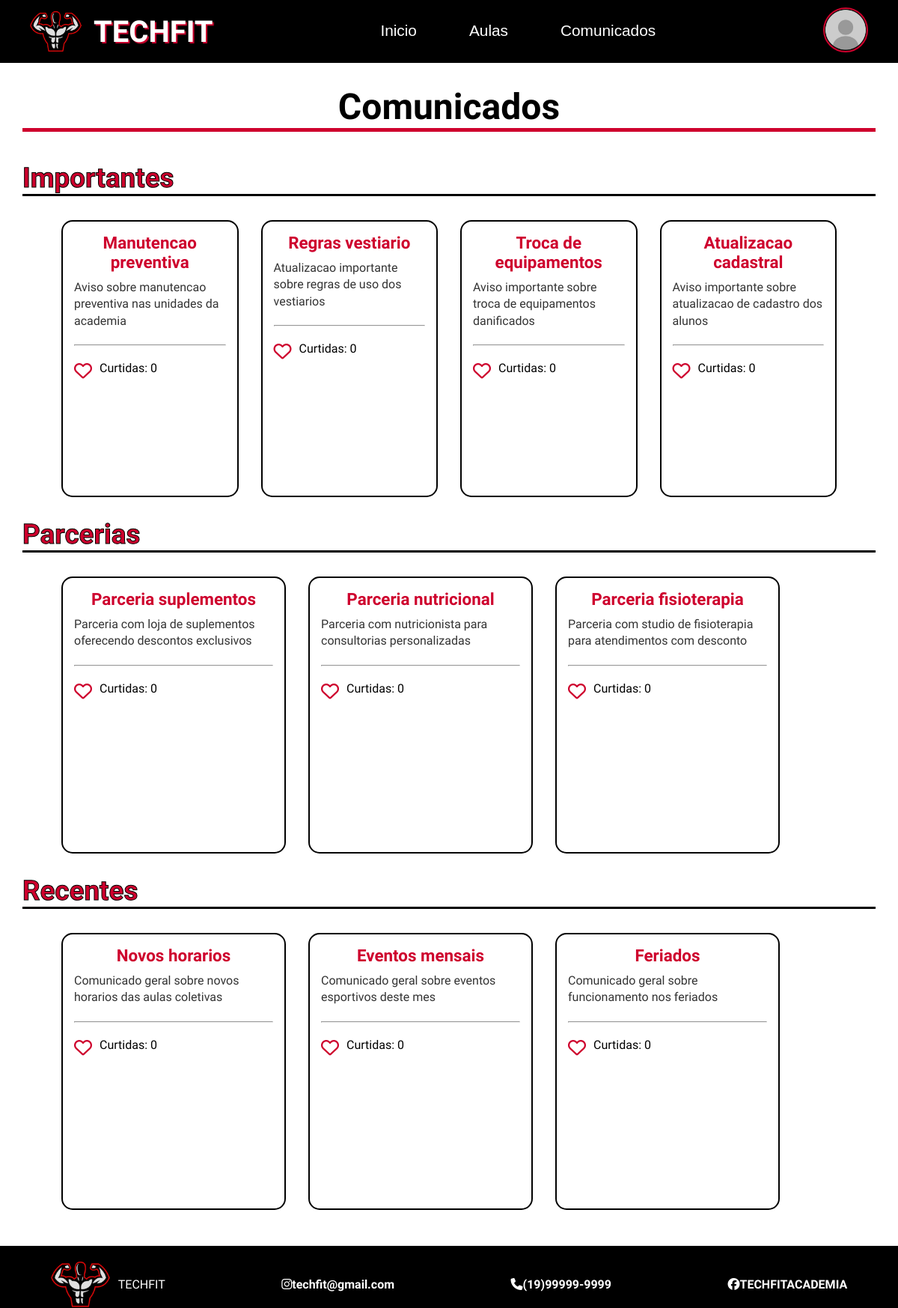
The app's page /src/Pagina_Aluno_Comunidados/index.php with its own data.
### tables this page shows
CREATE TABLE IF NOT EXISTS Comunicados (
	informacao_comunicado varchar(300) not null,
	titulo_comunicado varchar(50) not null,
	id_comunicado int not null PRIMARY KEY auto_increment
);

### backend/connection.php (called while the page is built, shortened)
<?php
class Connection
{
    private static $instancia = null;
    public static function getInstancia()
    {
        if (!self::$instancia) {
            try {
                $host = "localhost";
                $user = "root";
                $db = "techfit_academy";
                $password = "senaisp";
                $dns_server = "mysql:host=$host;charset=utf8";
                self::$instancia = new PDO(
                    $dns_server,
                    $user,
                    $password
                );
                self::$instancia->setAttribute(PDO::ATTR_ERRMODE, PDO::ERRMODE_EXCEPTION);
                self::$instancia->exec("CREATE DATABASE IF NOT EXISTS $db");
                self::$instancia->exec("USE $db");
                self::$instancia->exec("
                    CREATE TABLE IF NOT EXISTS Unidades (
                        cep_unidade varchar(9) not null,
                        nome_unidade varchar(100) not null,
                        id_unidade int not null PRIMARY KEY auto_increment
                    )");
                self::$instancia->exec("
                    CREATE TABLE IF NOT EXISTS Funcionarios (
                        cep_funcionario varchar(9) not null,
                        nome_funcionario varchar(100) not null,
                        data_nascimento_funcionario date not null,
                        email_funcionario varchar(50) not null,
                        id_funcionario int not null PRIMARY KEY auto_increment,
                        telefone_funcionario varchar(14) not null,
                        tipo_funcionario varchar(50) not null,
                        senha_funcionario varchar(50) not null,
                        cpf_funcionario varchar(14) not null,
                        id_unidade int not null,
                        CONSTRAINT fk_id_unidade_funcionario FOREIGN KEY (id_unidade) REFERENCES Unidades (id_unidade)
                    )");
                self::$instancia->exec("
                CREATE TABLE IF NOT EXISTS Alunos (
                    nome_aluno varchar(100) not null,
                    cep_aluno varchar(9) not null,
                    data_nascimento_aluno date not null,
                    cpf_aluno varchar(14) not null,
                    telefone_aluno varchar(14) not null,
                    email_aluno varchar(50) not null,
                    senha_aluno varchar(50) not null,
                    id_aluno int not null PRIMARY KEY auto_increment,
                    id_unidade int not null,
                    id_plano int not null,
	                CONSTRAINT fk_id_plano FOREIGN KEY (id_plano) REFERENCES Planos (id_plano),
                    CONSTRAINT fk_id_unidade FOREIGN KEY (id_unidade) REFERENCES Unidades (id_unidade)
                );
                ");
                self::$instancia->exec("
                    CREATE TABLE IF NOT EXISTS Aulas (
                        id_aula int not null PRIMARY KEY auto_increment,
                        data_aula datetime not null,
                        tipo_aula varchar(100) not null,
                        id_unidade int not null,
                        descricao_aula varchar(256),
                        constraint fk_id_unidade_aulas FOREIGN KEY (id_unidade) REFERENCES unidades (id_unidade)
                    )
                ");
                self::$instancia->exec("
                CREATE TABLE IF NOT EXISTS Avaliacao_fisicas (
                    data_avaliacao datetime not null,
                    id_avaliacao int not null PRIMARY KEY auto_increment,
                    tipo_avalicao varchar(50) not null,
                    id_aluno int not null,
                    CONSTRAINT fk_id_aluno_avaliacao FOREIGN KEY (id_aluno) REFERENCES Alunos (id_aluno)
                )
                ");
                self::$instancia->exec(
                    "
                CREATE TABLE IF NOT EXISTS Comunicados (
	            informacao_comunicado varchar(300) not null,
	            titulo_comunicado varchar(50) not null,
	            id_comunicado int not null PRIMARY KEY auto_increment)"
                );
                self::$instancia->exec("
                CREATE TABLE IF NOT EXISTS criam (
                    id_aula int not null,
                    id_funcionario int not null,
                    CONSTRAINT fk_id_aula_criadas FOREIGN KEY(id_aula) REFERENCES Aulas (id_aula),
                    CONSTRAINT fk_id_funcionario_criam FOREIGN KEY(id_funcionario) REFERENCES Funcionarios (id_funcionario)
                )
                ");
                self::$instancia->exec("
                CREATE TABLE IF NOT EXISTS comentam (
                    id_comunicado int not null,
                    id_funcionario int not null,
                    CONSTRAINT fk_id_comunicado FOREIGN KEY(id_comunicado) REFERENCES Comunicados (id_comunicado),
                    CONSTRAINT fk_id_funcionario_comentam FOREIGN KEY(id_funcionario) REFERENCES Funcionarios (id_funcionario)
                )
                ");
                self::$instancia->exec("
                CREATE TABLE IF NOT EXISTS fazem (
                    id_funcionario int not null,
                    id_avaliacao int not null,
                    CONSTRAINT fk_id_funcionario_fazem FOREIGN KEY(id_funcionario) REFERENCES Funcionarios (id_funcionario),
                    CONSTRAINT fk_id_avaliacao FOREIGN KEY (id_avaliacao) REFERENCES avaliacao_fisicas (id_avaliacao)
                )
                ");
                self::$instancia->exec("
                CREATE TABLE IF NOT EXISTS inscrevem(
                    id_aula int not null,
                    id_aluno int not null,
                    CONSTRAINT fk_id_aluno_inscrevem FOREIGN KEY (id_aluno) REFERENCES alunos (id_aluno),
                    CONSTRAINT fk_id_aula_inscrevem FOREIGN KEY (id_aula) REFERENCES aulas (id_aula)
                )
                ");
                self::$instancia->exec("
                CREATE TABLE IF NOT EXISTS Pagamento (
                    id_pagamento int not null PRIMARY KEY auto_increment,
                    numero_cartao_pagamento int not null,
                    nome_cartao_pagamento varchar(100) not null,
                    ccv_cartao_pagamento int not null,
                    validade_cartao_pagamento date not null,
                    id_aluno int not null,
                    CONSTRAINT fk_id_aluno_pagamento FOREIGN KEY (id_aluno) REFERENCES Alunos (id_aluno)
                );
                ");
                self::$instancia->exec("
                CREATE TABLE IF NOT EXISTS Planos (
                    id_plano int not null PRIMARY KEY auto_increment,
                    nome_plano varchar(100) not null,
                    valor_plano decimal(10, 2) not null,
                    duracao_plano int not null,
                    descricao_plano varchar(200) not null
                );
                ");
                self::$instancia->exec("
                CREATE TABLE IF NOT EXISTS assinam (
                    id_pagamento int not null,
                    id_plano int not null,
                    CONSTRAINT fk_assinam_pagamento FOREIGN KEY (id_pagamento) REFERENCES pagamento (id_pagamento),
                    CONSTRAINT fk_assinam_plano FOREIGN KEY (id_plano) REFERENCES planos (id_plano)
                );
                ");
                self::$instancia->exec("
                INSERT INTO Unidades (cep_unidade, nome_unidade) SELECT
                '13150-000','TECHFIT Cosmópolis'
                FROM DUAL
                WHERE NOT EXISTS (
                    SELECT 1 FROM Unidades WHERE nome_unidade = 'TECHFIT Cosmópolis'
                )
                ");
                self::$instancia->exec("
                INSERT INTO Funcionarios (cep_funcionario, nome_funcionario, data_nascimento_funcionario, email_funcionario, telefone_funcionario, tipo_funcionario, senha_funcionario, cpf_funcionario, id_unidade) SELECT
                '01000-210','Gabriel Soares','2007-07-20','adm@techfit.com','(11)99999-0001','personal','senha123','111.111.111-00',1
                FROM DUAL
                WHERE NOT EXISTS (
                    SELECT 1 FROM Funcionarios WHERE nome_funcionario = 'Gabriel Soares'
                )
                ");
                self::$instancia->exec("
                INSERT INTO Alunos (nome_aluno, cep_aluno, data_nascimento_aluno, cpf_aluno, telefone_aluno, email_aluno, senha_aluno, id_unidade)
                SELECT
                ('Eduardo Ribeiro', '13010-010', '2000-02-14', '101.202.303-44', '(19)90011-2233',
                 'eduardo.ribeiro@email.com', 'senha001', 1)
                FROM DUAL
                WHERE NOT EXISTS (
                SELECT 1 FROM Alunos WHERE nome_aluno = 'Eduardo Ribeiro'
                )
                ");
                self::$instancia->exec("
                INSERT INTO Aulas (data_aula, tipo_aula, id_unidade, descricao_aula) SELECT
                ('2025-02-01 07:00:00', 'Musculacao', 1, 'Treino focado em hipertrofia utilizando maquinas e pesos livres')
                FROM DUAL
                WHERE NOT EXISTS (
                SELECT 1 FROM Aulas WHERE tipo_aula = 'Musculação'
                )
                ");
                self::$instancia->exec("
                INSERT INTO Planos (nome_plano, valor_plano, descricao_plano) SELECT
                ('Plano Premium', 159.90, 'Acesso total + aulas + personal trainer 1x por semana')
                FROM DUAL
                WHERE NOT EXISTS (
                SELECT 1 FROM Planos WHERE nome_plano = 'Plano Premium'
                )
                ");
            } catch (PDOException $e) {
                die("ERROR: " . $e->getMessage());
            }
        }
        return self::$instancia;
    }
}

### backend/connTables.php (called while the page is built, shortened)
<?php
require_once "connection.php";
class ConnTables {
    private $conn;
    private String $table;
    public function __construct(String $table)
    {
        $this->conn = Connection::getInstancia();
        $this->table = $table;
    }
    public function select(){
        $stmt = $this->conn->prepare("SELECT * FROM {$this->table}");
        $stmt->execute();
        return $stmt->fetchAll(PDO::FETCH_ASSOC);
    }
    }
?>

### src/Pagina_Aluno_Comunidados/index.php (the view, shortened to what this page needs)
<?php
    require_once __DIR__ . "\\..\\..\\backend\\connTables.php";
    $connComunicados = new ConnTables("comunicados");
?>
<!DOCTYPE html>
<html lang="pt-br">
<head>
    <link rel="stylesheet" href="style.css">
    <link rel="stylesheet" href="https://cdnjs.cloudflare.com/ajax/libs/font-awesome/6.5.1/css/all.min.css">
</head>
<body>
    <header>
        <div class="logo-academia">
            <img src="/Arquivos/LogoTechFit-removebg-preview.png" alt="Logo-Academia" style="cursor: pointer" onclick="inicioWeb('')('../../index.php')">
            <h1>TECHFIT</h1>
        </div>
        <div class="secoes">
            <?php
                include_once __DIR__ . "\\..\\..\\utilitarios\\secao.php"
            ?>
        </div>
        <div class="func-perfil" id="func-perfil">
            <div class="perfil">
                <img class="botaoPerfil" id="botaoPerfil" src="/Arquivos/perfil-removebg-preview.png" alt="Foto_Perfil">
            </div>
        </div>
    </header>
    <main>
        <h2>Comunicados</h2>
        <div class="forma_comu">
            <h3>Importantes</h3>
            <div class="forma_local">
                <?php foreach($connComunicados->select() as $dados): ?>
                <?php if($dados['tipo_comunicado'] == 'importante'): ?>
                    <div class="forma_unidade">
                        <h4><?=$dados['titulo_comunicado']?></h4>
                        <p><?=$dados['informacao_comunicado']?></p>
                        <hr>
                        <div class="sub-info">
                            <button class="botao-curtir" onclick="curtir(this)"><i class="far fa-heart"></i></button>
                            <span class="contador-curtidas" data-count="0">Curtidas: 0</span>
                        </div>
                    </div>
                <?php endif ?>
                <?php endforeach ?>
            </div>
        </div>
        <div class="forma_comu">
            <h3>Parcerias</h3>
            <div class="forma_local">
                <?php foreach($connComunicados->select() as $dados): ?>
                <?php if($dados['tipo_comunicado'] == 'parceria'): ?>
                <div class="forma_unidade">
                    <h4><?=$dados['titulo_comunicado']?></h4>
                    <p><?=$dados['informacao_comunicado']?></p>
                    <hr>
                    <div class="sub-info">
                        <button class="botao-curtir" onclick="curtir(this)"><i class="far fa-heart"></i></button>
                        <span class="contador-curtidas" data-count="0">Curtidas: 0</span>
                    </div>
                </div>
                <?php endif ?>
                <?php endforeach ?>
            </div>
        </div>
         <div class="forma_comu">
            <h3>Recentes</h3>
            <div class="forma_local">
                <?php foreach($connComunicados->select() as $dados): ?>
                <?php if($dados['tipo_comunicado'] == 'geral'): ?>
                <div class="forma_unidade">
                    <h4><?=$dados['titulo_comunicado']?></h4>
                    <p><?=$dados['informacao_comunicado']?></p>
                    <hr>
                    <div class="sub-info">
                        <button class="botao-curtir" onclick="curtir(this)"><i class="far fa-heart"></i></button>
                        <span class="contador-curtidas" data-count="0">Curtidas: 0</span>
                    </div>
                </div>
                <?php endif ?>
                <?php endforeach ?>
            </div>
        </div>
    </main>
    <footer id="tabela-web-footer">
        <?php
            include_once __DIR__ . "\\..\\..\\utilitarios\\footer.php"
        ?>
    </footer>
</body>
</html>

### records on screen
comunicados: titulo_comunicado "Manutencao preventiva", informacao_comunicado "Aviso sobre manutencao preventiva nas unidades da academia"
comunicados: titulo_comunicado "Regras vestiario", informacao_comunicado "Atualizacao importante sobre regras de uso dos vestiarios"
comunicados: titulo_comunicado "Troca de equipamentos", informacao_comunicado "Aviso importante sobre troca de equipamentos danificados"
comunicados: titulo_comunicado "Atualizacao cadastral", informacao_comunicado "Aviso importante sobre atualizacao de cadastro dos alunos"
comunicados: titulo_comunicado "Parceria suplementos", informacao_comunicado "Parceria com loja de suplementos oferecendo descontos exclusivos"
comunicados: titulo_comunicado "Parceria nutricional", informacao_comunicado "Parceria com nutricionista para consultorias personalizadas"
comunicados: titulo_comunicado "Parceria fisioterapia", informacao_comunicado "Parceria com studio de fisioterapia para atendimentos com desconto"
comunicados: titulo_comunicado "Novos horarios", informacao_comunicado "Comunicado geral sobre novos horarios das aulas coletivas"
comunicados: titulo_comunicado "Eventos mensais", informacao_comunicado "Comunicado geral sobre eventos esportivos deste mes"
comunicados: titulo_comunicado "Feriados", informacao_comunicado "Comunicado geral sobre funcionamento nos feriados"
